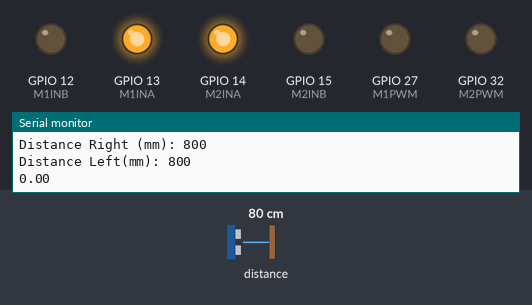
A sketch run on a simulated ESP32. Parts: output pins drawn as LEDs (lit = HIGH), the last lines printed to the serial monitor. The test bench sets the inputs (shaded band); at power-on: distance to the obstacle 80 cm.

Above: at 1.2 s.
1.3 s: distance to the obstacle set to 43 cm
2.8 s: distance to the obstacle set to 35 cm
4.3 s: distance to the obstacle set to 29 cm
At 5.5 s:
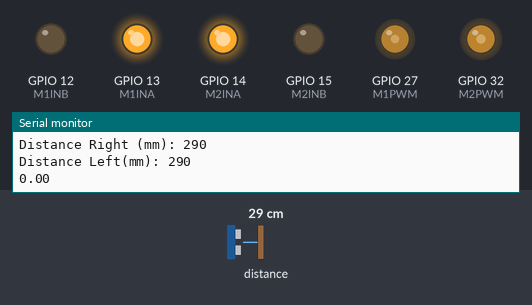
5.8 s: distance to the obstacle set to 2 cm
At 7.1 s:
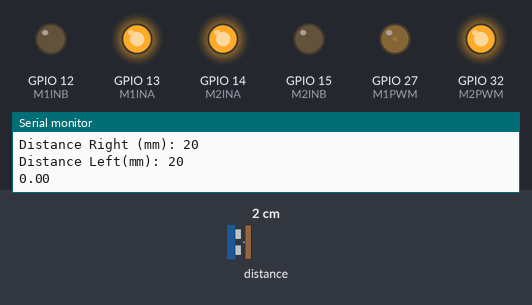
Timing chart, 0 to 8.3 s (numbered marks = the images above; inputs shaded):
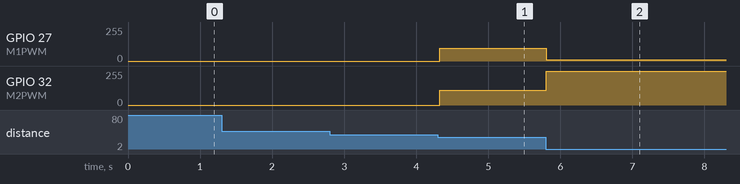

The sketch:

trial.ino
```cpp
#include "Adafruit_VL53L0X.h"
#include <Wire.h>


#define M1INA 13 //Right
#define M1INB 12
#define M1PWM 27

#define M2INA 14 // Left
#define M2INB 15
#define M2PWM 32

Adafruit_VL53L0X lox_right = Adafruit_VL53L0X();
Adafruit_VL53L0X lox_left = Adafruit_VL53L0X();

// Setting PWM properties
const int freq = 80000;
const int pwmChannel_Right = 0;
const int pwmChannel_Left = 1;
const int resolution = 8;
int distanceRight = 0;

const int dutyCyclemax = 100;
const int dutyCyclemin = 80;

const int maxDistance = 400;

int distanceLeft = 0;
int dutyCycle = 200;

float distance = 0.0;

void setup() {
  // put your setup code here, to run once:
  Serial.begin(115200);
  pinMode(M1INA, OUTPUT);
  pinMode(M1INB, OUTPUT);
  //pinMode(M1PWM, OUTPUT);

  pinMode(M2INA, OUTPUT);
  pinMode(M2INB, OUTPUT);
  //pinMode(M2PWM, OUTPUT);
  //Wire1.begin(23, 22);

  // configure LED PWM functionalitites
  ledcSetup(pwmChannel_Right, freq, resolution);
  ledcSetup(pwmChannel_Left, freq, resolution);

  // attach the channel to the GPIO to be controlled
  ledcAttachPin(M1PWM, pwmChannel_Right);
  ledcAttachPin(M2PWM, pwmChannel_Left);

  Wire1.begin(23, 22);
  //Gyro
  Wire.begin(21, 17);

  // attach the channel to the GPIO to be controlled
  //ledcAttachPin(M1PWM, PWMA_Channel);

  if (!lox_right.begin(0x29, false, &Wire1))
  {
    Serial.println(F("Failed to boot VL53L0X Right"));
    while(1);
  }

  if (!lox_left.begin(0x29, false, &Wire))
  {
    Serial.println(F("Failed to boot VL53L0X Left"));
    while(1);
  }

  digitalWrite(M1INA, HIGH);
  digitalWrite(M1INB, LOW);
  digitalWrite(M2INA, HIGH);
  digitalWrite(M2INB, LOW);
}

void loop() {
  // put your main code here, to run repeatedly:
  static unsigned long ulNextTime=0+10000;
  VL53L0X_RangingMeasurementData_t measure_right;
  VL53L0X_RangingMeasurementData_t measure_left;

  lox_right.rangingTest(&measure_right, false); // pass in 'true' to get debug data printout!
  lox_left.rangingTest(&measure_left, false);


  if (measure_right.RangeStatus != 4)
  { // phase failures have incorrect data
    distanceRight = measure_right.RangeMilliMeter;
    Serial.print("Distance Right (mm): "); Serial.println(distanceRight);
    Serial.println("");
  }
  if (measure_left.RangeStatus != 4)
  { // phase failures have incorrect data
    distanceLeft = measure_left.RangeMilliMeter;
    Serial.print("Distance Left(mm): "); Serial.println(distanceLeft);
    Serial.println("");
  }

  //Serial.print("Distance (mm): "); Serial.println(distance);
  if(distanceRight > maxDistance){
    distanceRight = maxDistance;
  }

  if(distanceLeft > maxDistance){
    distanceLeft = maxDistance;
  }
  distance = (float)distanceRight - (float)distanceLeft;
  Serial.println(distance);

  if(distance <= -10){
    ledcWrite(pwmChannel_Right, dutyCyclemax + abs(distance)*abs(distance)/(float)maxDistance);
    ledcWrite(pwmChannel_Left, dutyCyclemax - abs(distance)*abs(distance)/(float)maxDistance*0.5);
    Serial.print("PMW Right");Serial.println(dutyCyclemax + abs(distance)*abs(distance)/(float)maxDistance);
    Serial.print("PMW Left");Serial.println(dutyCyclemax - abs(distance)*abs(distance)/(float)maxDistance*0.5);
    delay(10);

  } else if (distance > 10){
    Serial.println(dutyCyclemax + dutyCyclemax*(float)distanceLeft/(float)distanceRight);
    ledcWrite(pwmChannel_Left, dutyCyclemax + abs(distance)*abs(distance)/(float)maxDistance );
    ledcWrite(pwmChannel_Right, dutyCyclemax - abs(distance)*abs(distance)/(float)maxDistance*0.5);
    Serial.print("PMW Right");Serial.println(dutyCyclemax - abs(distance)*abs(distance)/(float)maxDistance);
    Serial.print("PMW Left");Serial.println(dutyCyclemax + abs(distance)*abs(distance)/(float)maxDistance*0.5);
    delay(10);

  }

}
```

Measured:
- the behaviour switches between 34 and 33 cm on distance to the obstacle (found by bisection; images 0 and 1)
- after the input at 4.3 s, GPIO 27 (M1PWM): 0/255 → 95/255 at once; GPIO 32 (M2PWM): 0/255 → 109/255 at once
- after the input at 5.8 s, GPIO 27 (M1PWM): 95/255 → 8/255 at once; GPIO 32 (M2PWM): 109/255 → 255/255 at once
